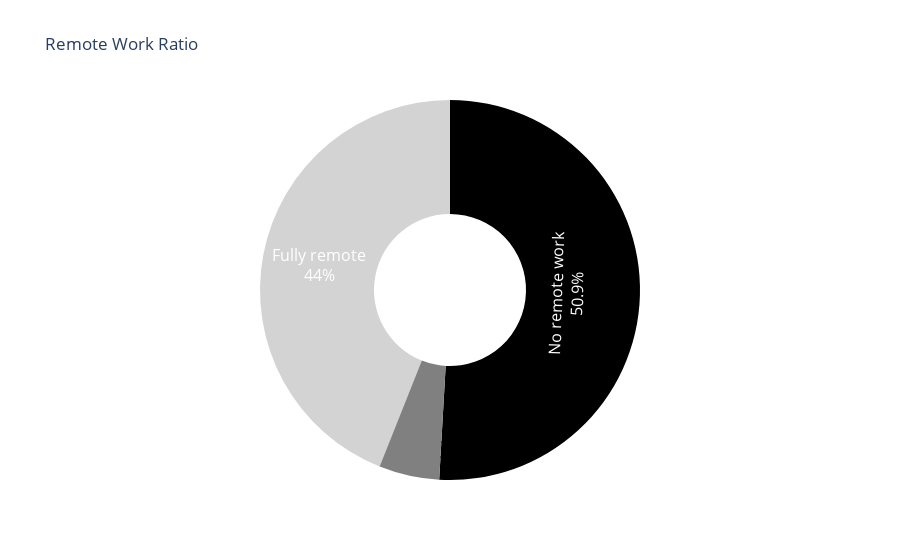

The notebook cell saved with this chart:
### Markdown cell above
### remote_ratio: The overall amount of work done remotely, possible values are as follows: 
- 0: No remote work (less than 20%)
- 50: Partially remote
- 100: Fully remote (more than 80%)

### Code cell
remote_ratio = df["remote_ratio"].value_counts().sort_index()

remote_ratio.replace({0: "No remote work", 50: "Partially remote", 100: "Fully remote"})

labels = ['No remote work', 'Partially remote', 'Fully remote']
values = remote_ratio.values

# Adiciona um trace de um setor com o valor total
total_value = np.sum(values)
fig = go.Figure(data=[go.Pie(
    labels=['Total'],
    values=[total_value],
    hole=0.7,
    marker=dict(colors=['white']),
    hoverinfo='skip',
    textposition='inside',
    textfont=dict(color='black', size=24)
)])

# Adiciona o trace principal com as regiões
fig.add_trace(go.Pie(
    labels=labels,
    values=values,
    hole=0.4,
    marker=dict(colors=['black', 'gray', 'lightgray']),
    hoverinfo='label+percent',
    textinfo='label+percent',
    textposition='auto',
    textfont=dict(color='white', size=16)
))

fig.update_layout(
    title='Remote Work Ratio',
    showlegend=False,
)

fig.show()

### Figure 1 — Plotly figure (JSON) as saved in the notebook; plotly's stock layout.template omitted (floating-point values rounded to 4 significant figures)
{"data": [{"hole": 0.7, "hoverinfo": "skip", "labels": ["Total"], "marker": {"colors": ["white"]}, "textfont": {"color": "black", "size": 24}, "textposition": "inside", "type": "pie", "values": [3642]}, {"hole": 0.4, "hoverinfo": "label+percent", "labels": ["No remote work", "Partially remote", "Fully remote"], "marker": {"colors": ["black", "gray", "lightgray"]}, "textfont": {"color": "white", "size": 16}, "textinfo": "label+percent", "textposition": "auto", "type": "pie", "values": [1854, 187, 1601]}], "layout": {"showlegend": false, "title": {"text": "Remote Work Ratio"}}}
